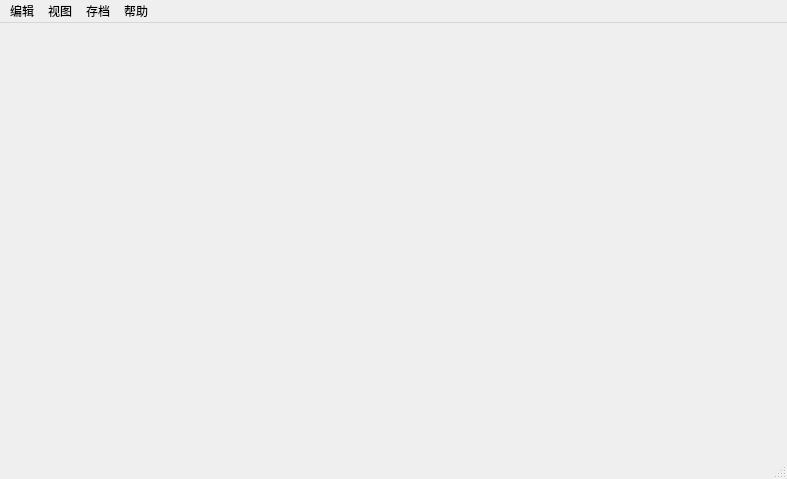
<?xml version="1.0" encoding="UTF-8"?>
<ui version="4.0">
 <class>MainWinClass</class>
 <widget class="QMainWindow" name="MainWinClass">
  <property name="geometry">
   <rect>
    <x>0</x>
    <y>0</y>
    <width>787</width>
    <height>479</height>
   </rect>
  </property>
  <property name="windowTitle">
   <string>Senior Timer-1.0</string>
  </property>
  <widget class="QWidget" name="central_widget">
   <layout class="QVBoxLayout" name="central_vertical_layout"/>
  </widget>
  <widget class="QMenuBar" name="menuBar">
   <property name="geometry">
    <rect>
     <x>0</x>
     <y>0</y>
     <width>787</width>
     <height>22</height>
    </rect>
   </property>
   <widget class="QMenu" name="menu">
    <property name="title">
     <string>视图</string>
    </property>
    <addaction name="act_view_hidden"/>
    <addaction name="act_graph_analyser"/>
   </widget>
   <widget class="QMenu" name="menu_2">
    <property name="title">
     <string>帮助</string>
    </property>
    <addaction name="act_manual"/>
    <addaction name="act_send_feedback"/>
    <addaction name="act_check_update"/>
    <addaction name="act_about"/>
   </widget>
   <widget class="QMenu" name="menu_3">
    <property name="title">
     <string>编辑</string>
    </property>
    <addaction name="act_add_timer"/>
    <addaction name="act_del_timer"/>
    <addaction name="act_start_timer"/>
    <addaction name="act_pause_timer"/>
    <addaction name="separator"/>
    <addaction name="act_settings"/>
   </widget>
   <widget class="QMenu" name="menu_4">
    <property name="title">
     <string>存档</string>
    </property>
    <addaction name="act_save_local"/>
    <addaction name="separator"/>
    <addaction name="act_user_msg"/>
    <addaction name="act_upload_server"/>
    <addaction name="act_download_server"/>
   </widget>
   <addaction name="menu_3"/>
   <addaction name="menu"/>
   <addaction name="menu_4"/>
   <addaction name="menu_2"/>
  </widget>
  <widget class="QStatusBar" name="status_bar"/>
  <action name="act_graph_analyser">
   <property name="enabled">
    <bool>false</bool>
   </property>
   <property name="text">
    <string>可视化分析</string>
   </property>
   <property name="menuRole">
    <enum>QAction::NoRole</enum>
   </property>
  </action>
  <action name="act_check_update">
   <property name="text">
    <string>检查更新</string>
   </property>
   <property name="menuRole">
    <enum>QAction::NoRole</enum>
   </property>
  </action>
  <action name="act_manual">
   <property name="text">
    <string>使用方法</string>
   </property>
   <property name="menuRole">
    <enum>QAction::NoRole</enum>
   </property>
  </action>
  <action name="act_del_timer">
   <property name="enabled">
    <bool>false</bool>
   </property>
   <property name="text">
    <string>删除所选计时器</string>
   </property>
   <property name="menuRole">
    <enum>QAction::NoRole</enum>
   </property>
  </action>
  <action name="act_add_timer">
   <property name="text">
    <string>添加计时器</string>
   </property>
   <property name="menuRole">
    <enum>QAction::NoRole</enum>
   </property>
  </action>
  <action name="act_settings">
   <property name="text">
    <string>设置</string>
   </property>
   <property name="toolTip">
    <string>设置</string>
   </property>
   <property name="menuRole">
    <enum>QAction::NoRole</enum>
   </property>
  </action>
  <action name="act_about">
   <property name="text">
    <string>关于 Senior Timer</string>
   </property>
   <property name="menuRole">
    <enum>QAction::NoRole</enum>
   </property>
  </action>
  <action name="act_user_msg">
   <property name="text">
    <string>用户信息</string>
   </property>
   <property name="toolTip">
    <string>用户信息</string>
   </property>
   <property name="menuRole">
    <enum>QAction::NoRole</enum>
   </property>
  </action>
  <action name="act_upload_server">
   <property name="text">
    <string>上传存档(云端)</string>
   </property>
   <property name="menuRole">
    <enum>QAction::NoRole</enum>
   </property>
  </action>
  <action name="act_download_server">
   <property name="text">
    <string>下载存档(云端)</string>
   </property>
   <property name="toolTip">
    <string>下载存档(云端)</string>
   </property>
   <property name="menuRole">
    <enum>QAction::NoRole</enum>
   </property>
  </action>
  <action name="act_send_feedback">
   <property name="text">
    <string>发送反馈</string>
   </property>
   <property name="menuRole">
    <enum>QAction::NoRole</enum>
   </property>
  </action>
  <action name="act_view_hidden">
   <property name="enabled">
    <bool>true</bool>
   </property>
   <property name="text">
    <string>查看隐藏项</string>
   </property>
   <property name="menuRole">
    <enum>QAction::NoRole</enum>
   </property>
  </action>
  <action name="act_start_timer">
   <property name="text">
    <string>启动所选计时器</string>
   </property>
   <property name="toolTip">
    <string>启动所选计时器</string>
   </property>
   <property name="menuRole">
    <enum>QAction::NoRole</enum>
   </property>
  </action>
  <action name="act_pause_timer">
   <property name="text">
    <string>暂停所选计时器</string>
   </property>
   <property name="menuRole">
    <enum>QAction::NoRole</enum>
   </property>
  </action>
  <action name="act_save_local">
   <property name="text">
    <string>保存存档(本地)</string>
   </property>
   <property name="menuRole">
    <enum>QAction::NoRole</enum>
   </property>
  </action>
 </widget>
 <layoutdefault spacing="6" margin="11"/>
 <resources>
  <include location="../resources/res.qrc"/>
 </resources>
 <connections/>
</ui>
